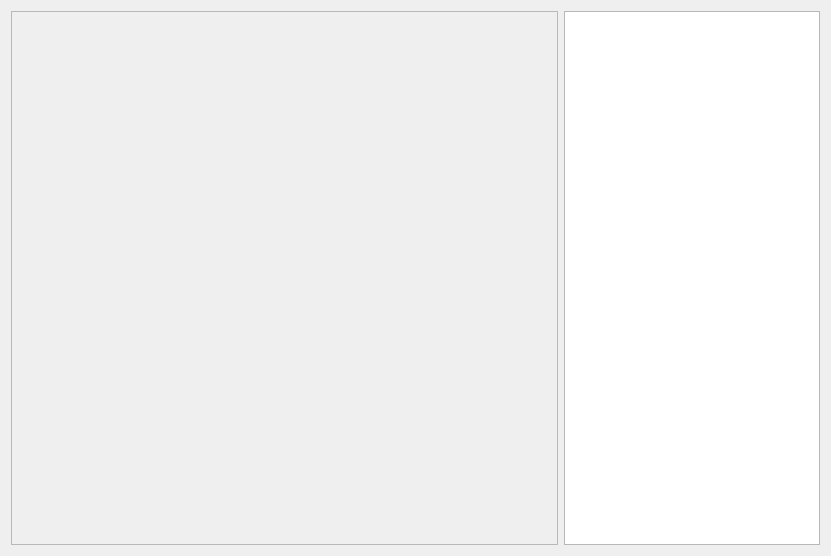
<?xml version="1.0" encoding="UTF-8"?>
<ui version="4.0">
 <class>Dialog_NKplot</class>
 <widget class="QDialog" name="Dialog_NKplot">
  <property name="geometry">
   <rect>
    <x>0</x>
    <y>0</y>
    <width>831</width>
    <height>556</height>
   </rect>
  </property>
  <property name="windowTitle">
   <string>Check the nk data</string>
  </property>
  <layout class="QGridLayout" name="gridLayout">
   <item row="0" column="1">
    <widget class="QListWidget" name="listWidget_nkplot">
     <property name="sizePolicy">
      <sizepolicy hsizetype="Maximum" vsizetype="Expanding">
       <horstretch>0</horstretch>
       <verstretch>0</verstretch>
      </sizepolicy>
     </property>
    </widget>
   </item>
   <item row="0" column="0">
    <widget class="QFrame" name="frame">
     <property name="frameShape">
      <enum>QFrame::StyledPanel</enum>
     </property>
     <property name="frameShadow">
      <enum>QFrame::Raised</enum>
     </property>
     <layout class="QGridLayout" name="gridLayout_2">
      <property name="leftMargin">
       <number>0</number>
      </property>
      <property name="topMargin">
       <number>0</number>
      </property>
      <property name="rightMargin">
       <number>0</number>
      </property>
      <property name="bottomMargin">
       <number>0</number>
      </property>
      <item row="0" column="0">
       <widget class="QWidget" name="widget_nkplot" native="true">
        <layout class="QGridLayout" name="gridLayout_nkplot">
         <property name="leftMargin">
          <number>0</number>
         </property>
         <property name="topMargin">
          <number>0</number>
         </property>
         <property name="rightMargin">
          <number>0</number>
         </property>
         <property name="bottomMargin">
          <number>0</number>
         </property>
        </layout>
       </widget>
      </item>
     </layout>
    </widget>
   </item>
  </layout>
 </widget>
 <resources/>
 <connections/>
</ui>
